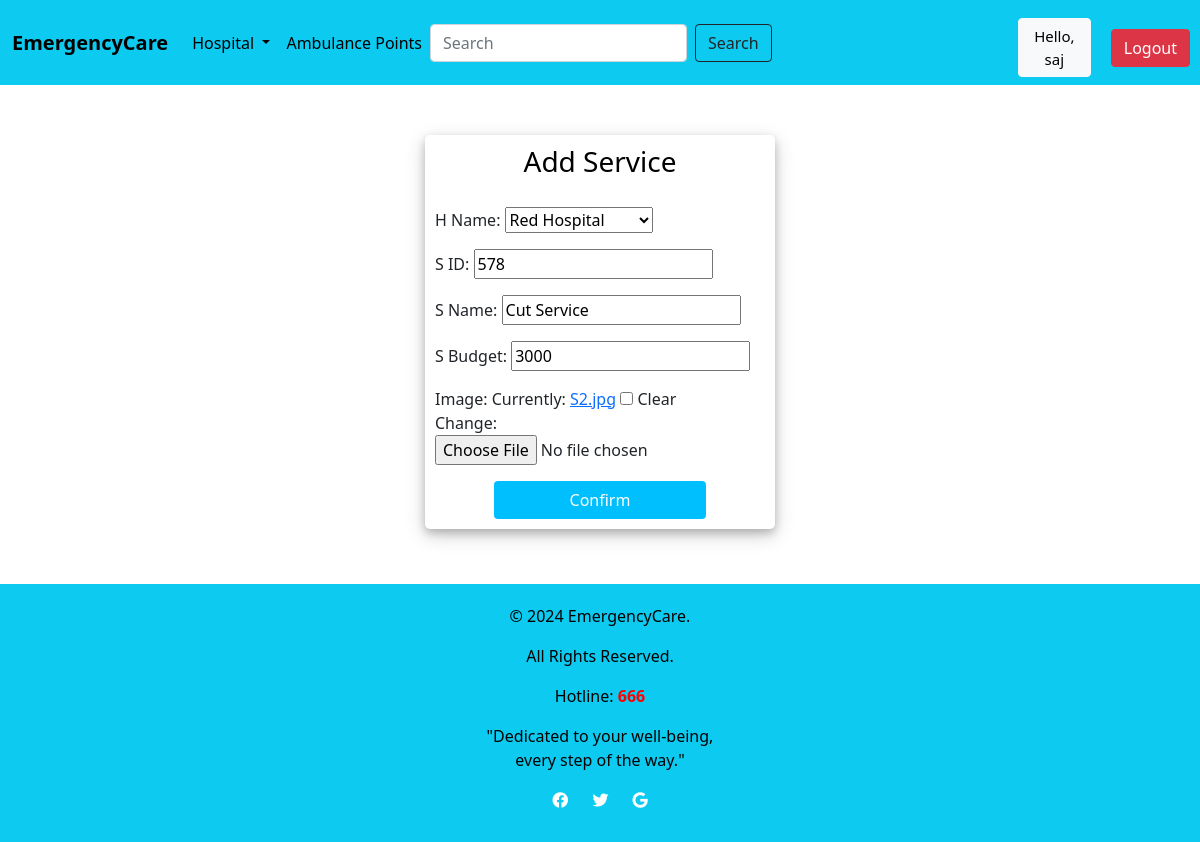
Page /update_service/2 (signed in) on the committed database.
### Location/models.py (models this page shows, shortened)
class Services(models.Model):
    H_Name = models.ForeignKey(Hospital, on_delete=models.CASCADE, blank=True, null=True)
    S_ID = models.CharField(max_length=200, blank=True, null=True)
    S_Name = models.CharField(max_length=200, blank=True, null=True)
    S_Budget = models.IntegerField(blank=True, null=True)
    image = models.ImageField(upload_to='images/', blank=True, null=True, default='images/default.jpg')

### EMCSystem/decorators.py (the view)
        def wrapper_func(request, *args, **kwargs):
            group = None
            if request.user.groups.exists():
                group = request.user.groups.all()[0].name
            if group in allowed_roles:
                return view_func(request, *args, **kwargs)
            else:
                return HttpResponse("You are not authorized to view this page")

### Location/forms.py
class ServiceForm(ModelForm):
    class Meta:
        model = Services
        fields = '__all__'

### Location/models.py (called while the page is built)
    def __str__(self):
        return self.H_name

### Location/views.py (called while the page is built)
@allowed_user(allowed_roles=['Admin'])
def update_service(request, id):
    services = Services.objects.get(pk = id)
    form = ServiceForm(instance=services)
    if request.method == 'POST':
        form = ServiceForm(request.POST, request.FILES, instance=services)
        if form.is_valid():
            form.save()
            return redirect('Services')
    context = {'form':form}
    return render(request, template_name='hospital/add_service.html', context=context)

### templates/hospital/add_service.html (shortened to what this page needs)
 {% extends 'hospital/Services.html' %}
 {% block content %}
 {% load static %}
 <div class="container h-100">
		<div class="d-flex justify-content-center h-100">
			<div class="user_card">
				<div class="d-flex justify-content-center">
					<h3 id="form-title">Add Service</h3>
				</div>
				<div class="d-flex justify-content-center form_container">
					<form action="" method="POST" enctype="multipart/form-data" >
                      {{form.as_p}}
                      <div class="d-flex justify-content-center mt-3 login_container">
				 				<input class="btn login_btn" type="submit" value="Confirm">
				   			</div>
                    </form>
				</div>
			</div>
		</div>
 </div>
 {% endblock %}

### templates/hospital/Navbar.html (shortened to what this page needs)
{% load static %}
  <head>
    <link href="https://cdn.jsdelivr.net/npm/bootstrap@5.0.2/dist/css/bootstrap.min.css" rel="stylesheet">
  </head>
  <body>
<nav class="navbar navbar-expand-md navbar-info bg-info">
    <div class="container-fluid">
<a class="navbar-brand" href="{% url 'Home' %}" style="color: #000"><b>EmergencyCare</b>
</a>
        <div class="collapse navbar-collapse" id="navbarNav">
            <ul class="navbar-nav">
                <li class="nav-item dropdown">
                    <a href="#" class="nav-link dropdown-toggle" style="color: black;" role="button"
                    data-bs-toggle="dropdown"
                    aria-expanded="false">
                        Hospital
                    </a>
                </li>
                <li class="nav-item active">
                    <a href="{% url 'Ambulance' %}" class="nav-link" style="color: black;">
                        Ambulance Points
                    </a>
                </li>
            </ul>
           <form class="d-flex" role="search" method="POST" action="{% url 'search' %}">
            <input class="form-control me-2" type="search" placeholder="Search" aria-label="Search" name="Search">
            <input type="submit" class="btn btn-outline-dark" value="Search">
          </form>
        </div>
    </div>
  <span><a class="btn btn-light" href="{% url 'Users' %}" style=" font-size: 15px; color: #000; margin-right: 20px; margin-top: 10px">Hello, {{request.user}}</a></span>
<span><a class="btn btn-danger" href="{% url 'logout' %}" style="margin-right: 10px; margin-top: 10px" >Logout</a></span>
</nav>
  </body>

### templates/hospital/Navbar.html (style rules this page uses)
.btn-light { font-size: 15px; color: #000; margin-right: 20px; }

### templates/hospital/add_service.html (style rules this page uses)
html { margin-top: 0; padding: 0; height: 100%; background: #FFF !important; }
.user_card { width: 350px; margin-top: 50px; margin-bottom: 5px; background: #FFFFFF; position: relative; display: flex; justify-content: center; flex-direction: column; padding: 10px; box-shadow: 0 4px 8px 0 rgba(0, 0, 0, 0.2), 0 6px 20px 0 rgba(0, 0, 0, 0.19); -webkit-box-shadow: 0 4px 8px 0 rgba(0, 0, 0, 0.2), 0 6px 20px 0 rgba(0, 0, 0, 0.19); -moz-box-shadow: 0 4px 8px 0 rgba(0, 0, 0, 0.2), 0 6px 20px 0 rgba(0, 0, 0, 0.19); border-radius: 5px; }
.form_container { margin-top: 20px; }
#form-title { color: #000000; }
.login_btn { width: 80%; background: #00BFFF !important; color: white !important; }
.login_container { padding: 0 2rem; }

### rows in the picture
Services: H_Name "Red Hospital", S_ID "578", S_Name "Cut Service", S_Budget "3000"

### other values in the picture
{{ request.user }} "saj"
